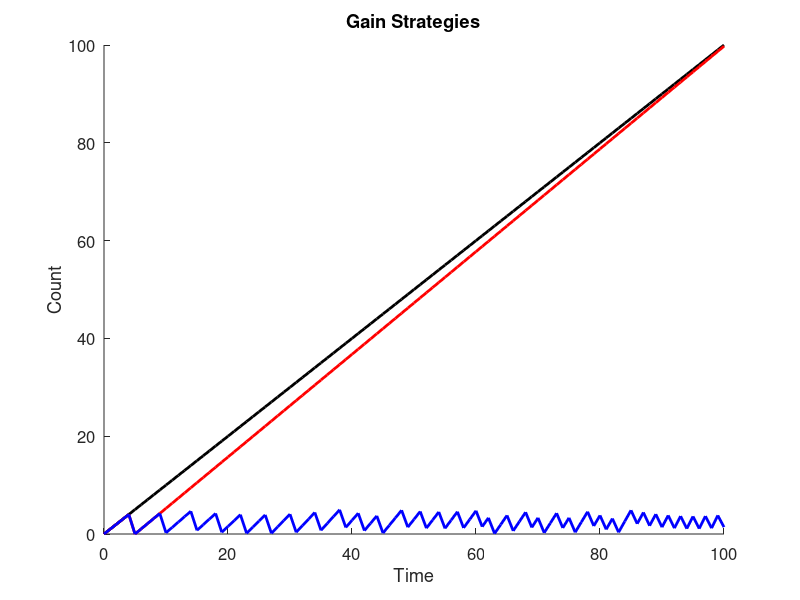
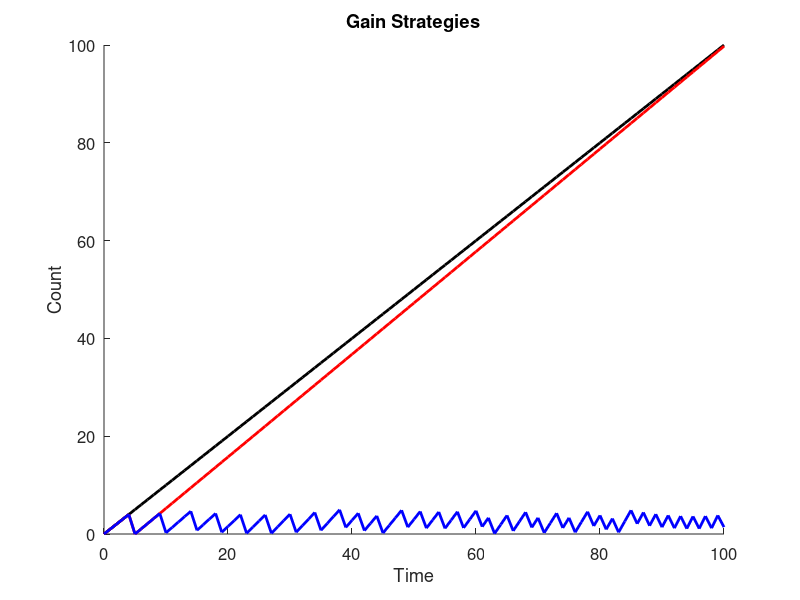

The MATLAB script that drew these images, in order: (Note: this script raises an error after producing the figures.)
% GainStrategies.m
%
% Question: Is it better to spend and increase productivity or to keep a
% steady gain when trying to reach a set amount?
% Answer: This code! (Potentially...)
%
% Code: starting at the same point, with the same gain rate, one case will
% raise steadily as the control.  Different cases will be added to show
% different strategies, such as spending points to increase gain rate,
% doing so once or constantly, for different amounts of gain rate increase,
% etc...
%
% INPUTS:
%
% OUTPUTS:
% 1) Plot with different cases showing gain over set amount of time, very
% long-term
% 2) Spreadsheet with data values
% 3) Spreadsheet with summary
%
% CASES:
% 0) ControlCase - Steady, linear, increasing 1-to-1; will also be uses as
% a counter
% XX) CaseXX - start with steady gain, reach certain amount, spend points
% to increase gain rate, reach certain amount again, spend points to
% increase gain rate again
% VARIABLES: not all may be used
% 1) Spend Amount - minimum spending amount to increase gain rate; will try
% different minimum amounts
% 2) Gain Rate Increase - amount by which gain rate will increase; will try
% different incease amounts
% 3) Type of Increase - addition or multiplication; multiplication will be
% greater, addition will show by how much
% 4) Times to Increase Gain - number of times to spend and increase gain;
% will try limited or continuous
% 5) Limit of Single Increase - number of spending and increase in one
% action; will try minimum of 1 to maximum available

% Clean up MATLAB workstation; check which are needed
close all;
clear all;
clc;

out_dir = 'C:\Users\I2R_Admin\Documents\Work\Study\Git\RepositoryExample\Outputs\'

% Set up output file
gainDetailsFile = 'GainStrategies.xlsx';
IDT = {'Time\Control Gain', 'Case 1', 'Case 2'};
IDI = {};
IDD = 0;
rowToWrite = 0;

% Case details
sumCase1 = 0;
gainCase1 = 1;
haveInc = 0;
sumCase2 = 0;
gainCase2 = 1;

for t = 0:100
    rowToWrite = rowToWrite +1;
    
    % Control case
    IDD(rowToWrite, 1) = t;
    
    % Case 1
    IDD(rowToWrite, 2) = sumCase1;
    sumCase1 = sumCase1 + gainCase1;
	
	% Case 2
	IDD(rowToWrite, 3) = sumCase2;
	sumCase2 = sumCase2 + gainCase2;
	
	% Change rates
    if haveInc == 0
		if sumCase1 == 5
            haveInc = 1;
            sumCase1 = sumCase1 - 5;
            gainCase1 = gainCase1 + 0.05;
        end        
    end
	
	if mod(t, 1) == 0
		if sumCase2 >= 5
			sumCase2 = sumCase2 - 5;
			gainCase2 = gainCase2 + 0.05;
		end
	end
end

figure;
hold on
plot(IDD(:, 1), IDD(:, 1), 'k', 'LineWidth', 2);
plot(IDD(:, 1), IDD(:, 2), 'r', 'LineWidth', 2);
plot(IDD(:, 1), IDD(:, 3), 'b', 'LineWidth', 2);
title('Gain Strategies', 'Interpreter', 'none');
xlabel('Time', 'FontSize', 12);
ylabel('Count', 'FontSize', 12);
set(gca, 'FontSize', 12);
savefig(gcf, [out_dir 'GainStrategies.fig']);
saveas(gcf, [out_dir 'GainStrategies.png']);

saveData(out_dir, gainDetailsFile, IDT, IDI, IDD);

